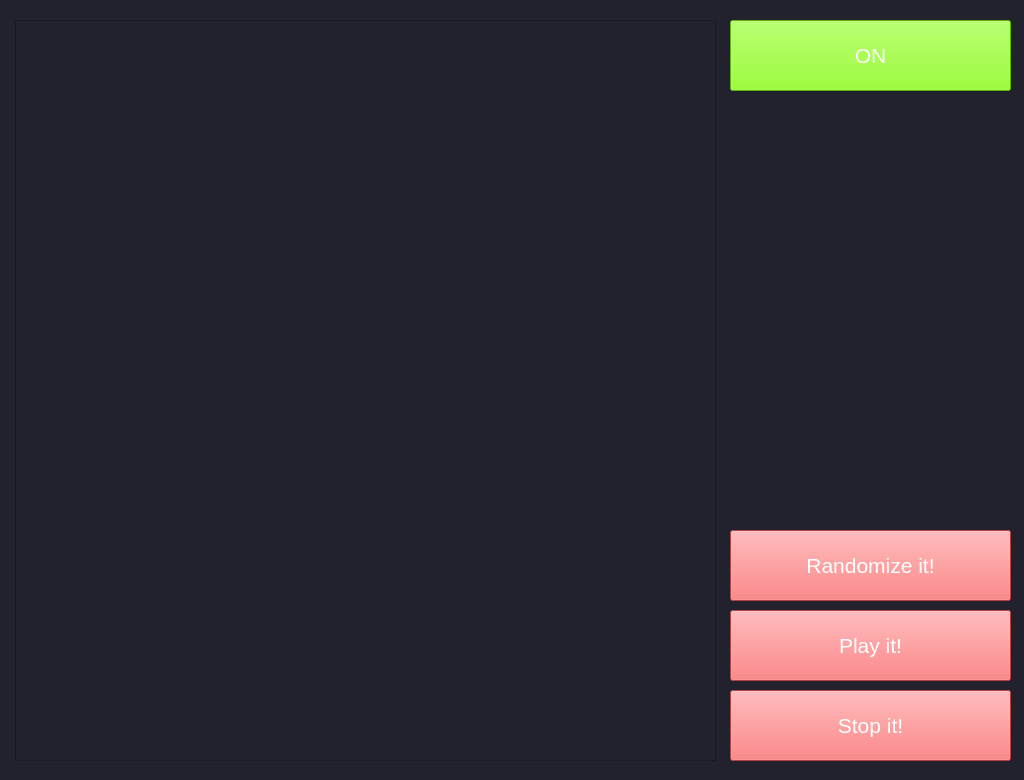
<?xml version="1.0" encoding="UTF-8"?>
<ui version="4.0">
 <class>Player</class>
 <widget class="QWidget" name="Player">
  <property name="geometry">
   <rect>
    <x>0</x>
    <y>0</y>
    <width>1024</width>
    <height>780</height>
   </rect>
  </property>
  <property name="windowTitle">
   <string>Form</string>
  </property>
  <property name="styleSheet">
   <string notr="true">background-color: #22222e</string>
  </property>
  <widget class="QListWidget" name="music_list">
   <property name="geometry">
    <rect>
     <x>15</x>
     <y>20</y>
     <width>701</width>
     <height>741</height>
    </rect>
   </property>
   <property name="font">
    <font>
     <pointsize>14</pointsize>
    </font>
   </property>
   <property name="styleSheet">
    <string notr="true">QListWidget {
	color: white;
}</string>
   </property>
  </widget>
  <widget class="QPushButton" name="rand_button">
   <property name="geometry">
    <rect>
     <x>730</x>
     <y>530</y>
     <width>281</width>
     <height>71</height>
    </rect>
   </property>
   <property name="font">
    <font>
     <pointsize>16</pointsize>
    </font>
   </property>
   <property name="styleSheet">
    <string notr="true">QPushButton {
	color: white;
	background-color: #fb5b5d;
}

QPushButton:pressed {
	background-color: #fa4244;
}</string>
   </property>
   <property name="text">
    <string>Randomize it!</string>
   </property>
  </widget>
  <widget class="QPushButton" name="play_button">
   <property name="geometry">
    <rect>
     <x>730</x>
     <y>610</y>
     <width>281</width>
     <height>71</height>
    </rect>
   </property>
   <property name="font">
    <font>
     <pointsize>16</pointsize>
    </font>
   </property>
   <property name="styleSheet">
    <string notr="true">QPushButton {
	color: white;
	background-color: #fb5b5d;
}

QPushButton:pressed {
	background-color: #fa4244;
}</string>
   </property>
   <property name="text">
    <string>Play it!</string>
   </property>
  </widget>
  <widget class="QPushButton" name="stop_button">
   <property name="geometry">
    <rect>
     <x>730</x>
     <y>690</y>
     <width>281</width>
     <height>71</height>
    </rect>
   </property>
   <property name="font">
    <font>
     <pointsize>16</pointsize>
    </font>
   </property>
   <property name="styleSheet">
    <string notr="true">QPushButton {
	color: white;
	background-color: #fb5b5d;
}

QPushButton:pressed {
	background-color: #fa4244;
}</string>
   </property>
   <property name="text">
    <string>Stop it!</string>
   </property>
  </widget>
  <widget class="QPushButton" name="toggle_button">
   <property name="geometry">
    <rect>
     <x>730</x>
     <y>20</y>
     <width>281</width>
     <height>71</height>
    </rect>
   </property>
   <property name="font">
    <font>
     <pointsize>16</pointsize>
    </font>
   </property>
   <property name="styleSheet">
    <string notr="true">QPushButton {
	color: white;
	background-color: #7fff00;
}

QPushButton:pressed {
	background-color: #006400;
}</string>
   </property>
   <property name="text">
    <string>ON</string>
   </property>
  </widget>
 </widget>
 <resources/>
 <connections/>
</ui>
